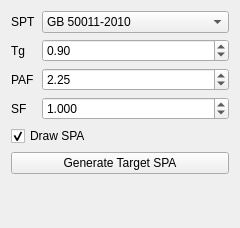
       <widget class="QWidget" name="SPT">
        <property name="geometry">
         <rect>
          <x>0</x>
          <y>0</y>
          <width>240</width>
          <height>228</height>
         </rect>
        </property>
        <attribute name="label">
         <string>Target Spectra</string>
        </attribute>
        <layout class="QFormLayout" name="formLayout_7">
         <item row="0" column="0">
          <widget class="QLabel" name="label_19">
           <property name="text">
            <string>SPT</string>
           </property>
           <property name="buddy">
            <cstring>TSPT</cstring>
           </property>
          </widget>
         </item>
         <item row="0" column="1">
          <widget class="QComboBox" name="TSPT">
           <item>
            <property name="text">
             <string>GB 50011-2010</string>
            </property>
           </item>
           <item>
            <property name="text">
             <string>User Defined</string>
            </property>
           </item>
           <item>
            <property name="text">
             <string>User Defined (SPT Only)</string>
            </property>
           </item>
          </widget>
         </item>
         <item row="1" column="0">
          <widget class="QLabel" name="label_27">
           <property name="text">
            <string>Tg</string>
           </property>
           <property name="buddy">
            <cstring>Tg</cstring>
           </property>
          </widget>
         </item>
         <item row="1" column="1">
          <widget class="QDoubleSpinBox" name="Tg">
           <property name="toolTip">
            <string>&lt;html&gt;&lt;head/&gt;&lt;body&gt;&lt;p&gt;Characteristic Period (GB50011-2010)&lt;/p&gt;&lt;/body&gt;&lt;/html&gt;</string>
           </property>
           <property name="minimum">
            <double>0.100000000000000</double>
           </property>
           <property name="maximum">
            <double>1.100000000000000</double>
           </property>
           <property name="singleStep">
            <double>0.050000000000000</double>
           </property>
           <property name="value">
            <double>0.900000000000000</double>
           </property>
          </widget>
         </item>
         <item row="2" column="0">
          <widget class="QLabel" name="label_16">
           <property name="text">
            <string>PAF</string>
           </property>
           <property name="buddy">
            <cstring>PAF</cstring>
           </property>
          </widget>
         </item>
         <item row="2" column="1">
          <widget class="QDoubleSpinBox" name="PAF">
           <property name="minimum">
            <double>1.000000000000000</double>
           </property>
           <property name="maximum">
            <double>10.000000000000000</double>
           </property>
           <property name="singleStep">
            <double>0.050000000000000</double>
           </property>
           <property name="value">
            <double>2.250000000000000</double>
           </property>
          </widget>
         </item>
         <item row="3" column="0">
          <widget class="QLabel" name="label_17">
           <property name="text">
            <string>SF</string>
           </property>
           <property name="buddy">
            <cstring>SF</cstring>
           </property>
          </widget>
         </item>
         <item row="3" column="1">
          <widget class="QDoubleSpinBox" name="SF">
           <property name="decimals">
            <number>3</number>
           </property>
           <property name="minimum">
            <double>-1.000000000000000</double>
           </property>
           <property name="maximum">
            <double>1000000000.000000000000000</double>
           </property>
           <property name="singleStep">
            <double>0.100000000000000</double>
           </property>
           <property name="value">
            <double>1.000000000000000</double>
           </property>
          </widget>
         </item>
         <item row="4" column="0" colspan="2">
          <widget class="QCheckBox" name="SPAON">
           <property name="text">
            <string>Draw SPA</string>
           </property>
           <property name="checked">
            <bool>true</bool>
           </property>
          </widget>
         </item>
         <item row="5" column="0" colspan="2">
          <widget class="QPushButton" name="GenSPT">
           <property name="text">
            <string>Generate Target SPA</string>
           </property>
          </widget>
         </item>
        </layout>
       </widget>
